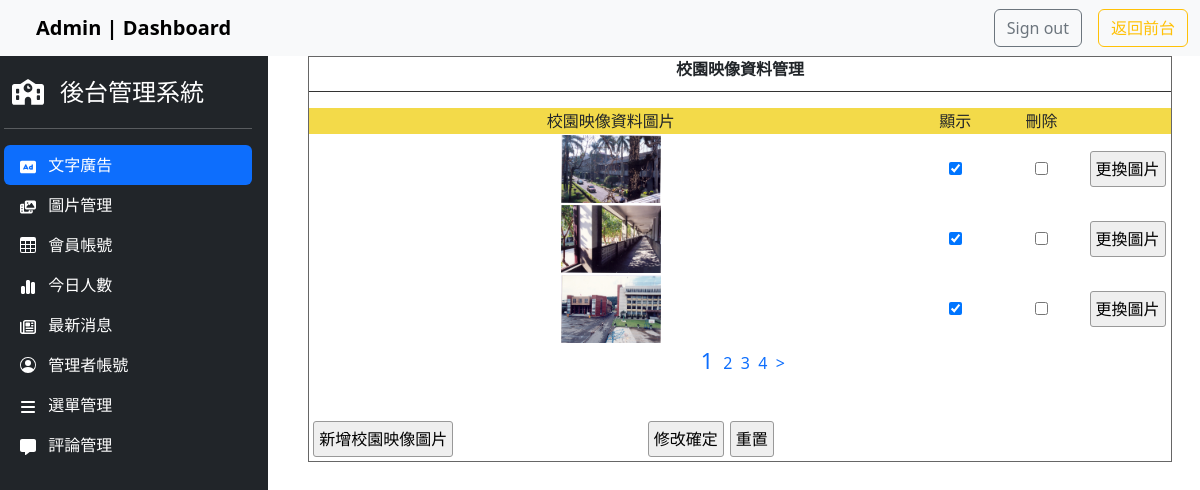
/back.php?do=image (signed in), run on an earlier commit of the app's database.
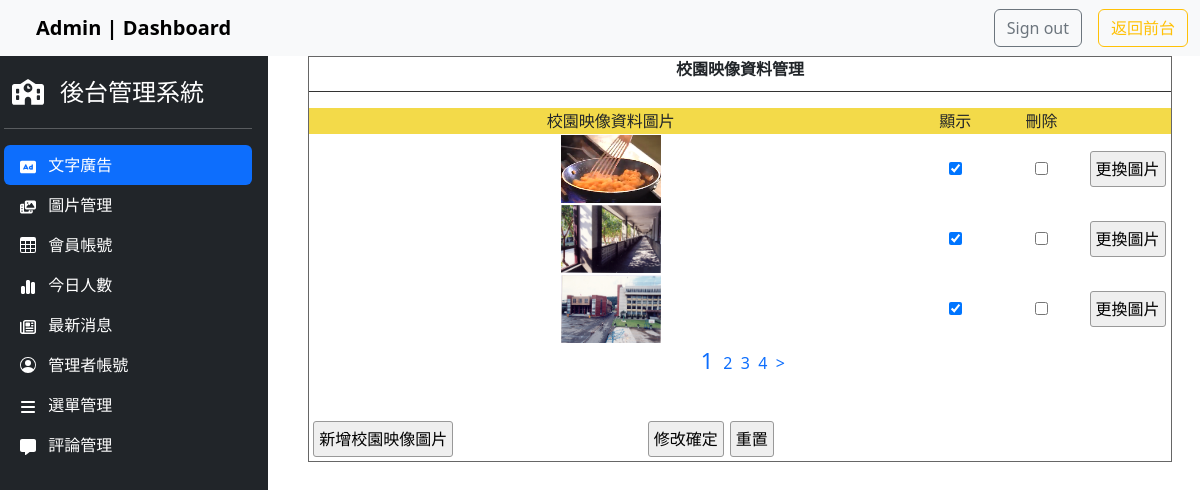
And on a later commit of the database.
### tables this page shows
CREATE TABLE `image` (
  `id` int(10) UNSIGNED NOT NULL,
  `img` text NOT NULL,
  `sh` tinyint(1) UNSIGNED NOT NULL
);

### api/db.php (called while the page is built, shortened)
<?php
class DB
{
    protected $dsn = "mysql:host=localhost;charset=utf8;dbname=db_project";
    protected $pdo;
    protected $table;
    public function __construct($table)
    {
        $this->table = $table;
        $this->pdo = new PDO($this->dsn, 'root', '');
    }
    function all($where = '', $other = '')
    {
        $sql = "select * from `$this->table` ";
        $sql = $this->sql_all($sql, $where, $other);
        return $this->pdo->query($sql)->fetchAll(PDO::FETCH_ASSOC);
    }
    function count($where = '', $other = '')
    {
        $sql = "select count(*) from `$this->table` ";
        $sql = $this->sql_all($sql, $where, $other);
        return $this->pdo->query($sql)->fetchColumn();
    }
    private function sql_all($sql, $array, $other)
    {
        if (isset($this->table) && !empty($this->table)) {
            if (is_array($array)) {
                if (!empty($array)) {
                    $tmp = $this->a2s($array);
                    $sql .= " where " . join(" && ", $tmp);
                }
            } else {
                $sql .= " $array";
            }
            $sql .= $other;
            return $sql;
        }
    }
}
$Title = new DB('titles');
if (isset($_GET['do'])) {
    if (isset(${ucfirst($_GET['do'])})) {
        $DB = ${ucfirst($_GET['do'])};
    }
} else {
    $DB = $Title;
}

### back/image.php (the view, shortened to what this page needs)
<div style="width:99%; height:87%; margin:auto; overflow:auto; border:#666 1px solid;">
    <p class="t cent botli">校園映像資料管理</p>
    <form method="post" action="./api/edit.php">
        <table width="100%" style="text-align: center">
            <tbody>
                <tr class="yel">
                    <td width="70%">校園映像資料圖片</td>
                    <td width="10%">顯示</td>
                    <td width="10%">刪除</td>
                    <td></td>
                </tr>
                <?php
                $total = $DB->count();
                $div = 3;
                $pages = ceil($total / $div);
                $now = $_GET['p'] ?? 1;
                $start = ($now - 1) * $div;
                $rows = $DB->all(" limit $start,$div");
                foreach ($rows as $row) {
                ?>
                    <tr>
                        <td>
                            <img src="./img/<?= $row['img']; ?>" style="width:100px;height:68px">
                        </td>
                        <td>
                            <input type="checkbox" name="sh[]" value="<?=$row['id'];?>"<?=($row['sh']==1)?'checked':'';?>>
                        </td>
                        <td>
                            <input type="checkbox" name="del[]" value="<?= $row['id']; ?>">
                        </td>
                        <td>
                            <input type="button" onclick="op('#cover','#cvr','./modal/upload.php?table=<?=$do;?>&id=<?=$row['id'];?>')" value="更換圖片">
                        </td>
                    </tr>
                <?php
                }
                ?>
            </tbody>
        </table>
        <div class="cent">
            <?php
            for ($i = 1; $i <= $pages; $i++) {
                $fontsize = ($now == $i) ? '22px' : '16px';
                echo "<a href='?do=$do&p=$i' style='font-size:$fontsize'>&nbsp;$i&nbsp;</a>";
            }
            if ($now<$pages) {
                $next = $now + 1;
                echo "<a href='?do=$do&p=$next'> > </a>";
            }
            ?>
        </div>
        <table style="margin-top:40px; width:70%;">
            <tbody>
                <tr>
                    <td width="200px"><input type="button" onclick="op('#cover','#cvr','./modal/<?= $do; ?>.php?table=<?= $do; ?>')" value="新增校園映像圖片"></td>
                    <td class="cent"><input type="submit" value="修改確定"><input type="reset" value="重置"></td>
                </tr>
            </tbody>
        </table>
    </form>
</div>

### back.php (shortened to what this page needs)
<?php include_once "./api/db.php";
?>
<!doctype html>
<html lang="en" data-bs-theme="auto">
<head>
  <link rel="stylesheet" href="https://cdn.jsdelivr.net/npm/@docsearch/css@3">
  <link href="./css/bootstrap.min.css" rel="stylesheet">
  <link rel="stylesheet" href="./css/back_style.css">
  <link rel="stylesheet" href="./css/css.css">
  <link href="./css/sidebars.css" rel="stylesheet">
</head>
<body class="w-100">
  <header class="navbar sticky-top bg-body-tertiary flex-md-nowrap">
    <div class="container-fluid">
      <span class="navbar-brand mb-0 ms-4" style="font-weight:bold">Admin | Dashboard</span>
      <form class="d-flex">
        <a href="./api/logout.php" class="me-3 btn btn-outline-secondary">Sign out</a>
        <a href="./index.php" class="btn btn-outline-warning">返回前台</a>
      </form>
    </div>
  </header>
  <div class="container-fluid d-md-flex flex-nowrap offcanvas-body overflow-y-auto">
    <div class="row w-100 h-100">
      <div class="col-3 nav d-flex flex-column flex-shrink-0 p-3 text-bg-dark " style="width: 280px;">
        <a href="./back.php" class="d-flex align-items-center mb-3 mb-md-0 me-md-auto text-white text-decoration-none">
          <span class="fs-4">後台管理系統</span>
        </a>
        <hr>
        <ul class="nav nav-pills flex-column mb-3">
          <li class="nav-item">
            <a href="?do=ad" class="nav-link active" aria-current="page">
              文字廣告
            </a>
          </li>
          <li>
            <a href="?do=image" class="nav-link text-white">
              圖片管理
            </a>
          </li>
          <li>
            <a href="?do=mem" class="nav-link text-white">
              <svg class="bi pe-none me-2" width="16" height="16">
                <use xlink:href="#table" />
              </svg>
              會員帳號
            </a>
          </li>
          <li>
            <a href="?do=total" class="nav-link text-white">
              今日人數
            </a>
          </li>
          <li>
            <a href="?do=news" class="nav-link text-white">
              最新消息
            </a>
          </li>
          <li>
            <a href="?do=admin" class="nav-link text-white">
              <svg class="bi pe-none me-2" width="16" height="16">
                <use xlink:href="#people-circle" />
              </svg>
              管理者帳號
            </a>
          </li>
          <li>
            <a href="?do=menu" class="nav-link text-white">
              選單管理
            </a>
          </li>
          <li>
            <a href="?do=reviews" class="nav-link text-white">
              評論管理
            </a>
          </li>
        </ul>
      </div>
      <div class="b-example-vr"></div>
      <div class="col w-100 h-100">
        <main class="w-100 h-100" style="overflow: auto;">
          <?php
          $do = $_GET['do'] ?? 'ad';
          $file = "./back/{$do}.php";
          if (file_exists($file)) {
            include $file;
          } else {
            include "./back.php?do=ad";
          }
          ?>
        </main>
      </div>
    </div>
  </div>
</body>
</html>

### css/back_style.css (style rules this page uses)
.b-example-vr { flex-shrink: 0; width: 1.5rem; height: 100vh; }
.bi { vertical-align: -.125em; fill: currentColor; }
body { height: 100%; overflow: auto; }

### css/css.css (style rules this page uses)
body { margin: 0px; }
.t { font-weight: 800; display: block; text-align: center; padding: 0px 1px 10px 1px; }
.botli { border-bottom: #333 1px solid; }
.cent { text-align: center; }
input, button { border: #999 1px solid; border-radius: 3px; background: #EFEFEF; padding: 5px; margin: 3px; }
.yel td { background: #F3DA49; text-align: center; }
a { text-decoration: none; }

### css/sidebars.css (style rules this page uses)
body { min-height: 100vh; min-height: -webkit-fill-available; }
html { height: -webkit-fill-available; }
main { height: 100vh; height: -webkit-fill-available; max-height: 100vh; overflow-x: auto; overflow-y: hidden; }

What changed in the data, as far as the page shows it:
changed image (number 1 of 3 on the later page): img: a different picture
